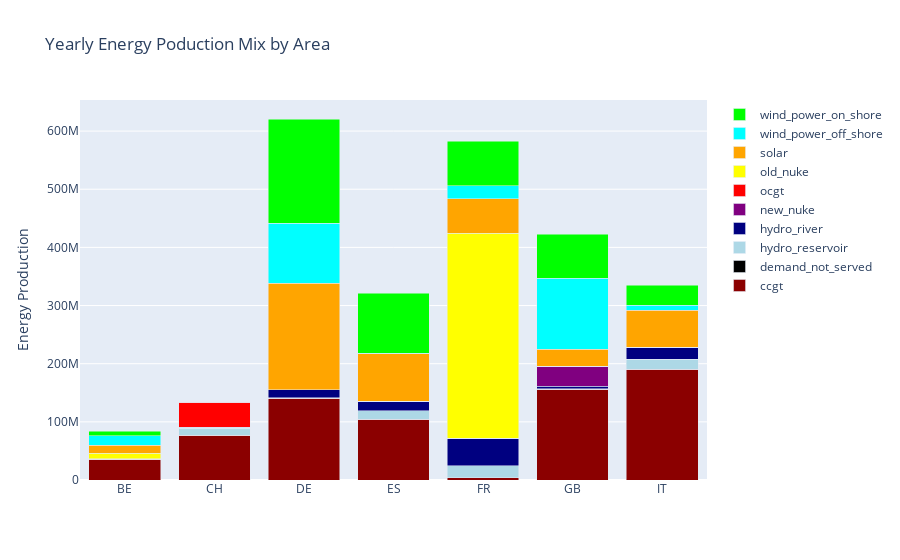

Source (notebook cell):
### Code cell
EnergyMixPlot(data)

### Figure 1 — Plotly figure (JSON) as saved in the notebook; plotly's stock layout.template omitted (floating-point values rounded to 4 significant figures)
{"data": [{"marker": {"color": "darkred"}, "name": "ccgt", "type": "bar", "x": ["BE", "CH", "DE", "ES", "FR", "GB", "IT"], "y": [35410000.0, 76870000.0, 140600000.0, 104900000.0, 3970000.0, 156000000.0, 190500000.0]}, {"marker": {"color": "black"}, "name": "demand_not_served", "type": "bar", "x": ["BE", "CH", "DE", "ES", "FR", "GB", "IT"], "y": [0, 0, 0, 0, 0, 0, 0]}, {"marker": {"color": "lightblue"}, "name": "hydro_reservoir", "type": "bar", "x": ["BE", "CH", "DE", "ES", "FR", "GB", "IT"], "y": [840400.0, 12170000.0, 910000.0, 14300000.0, 20790000.0, 859700.0, 17460000.0]}, {"marker": {"color": "navy"}, "name": "hydro_river", "type": "bar", "x": ["BE", "CH", "DE", "ES", "FR", "GB", "IT"], "y": [191100.0, 1320000.0, 13790000.0, 16620000.0, 46610000.0, 4235000.0, 20590000.0]}, {"marker": {"color": "purple"}, "name": "new_nuke", "type": "bar", "x": ["BE", "CH", "DE", "ES", "FR", "GB", "IT"], "y": [0, 0, 0, 0, 0, 34490000.0, 0]}, {"marker": {"color": "red"}, "name": "ocgt", "type": "bar", "x": ["BE", "CH", "DE", "ES", "FR", "GB", "IT"], "y": [244600.0, 43640000.0, 210500.0, 0, 0, 308700.0, 0]}, {"marker": {"color": "yellow"}, "name": "old_nuke", "type": "bar", "x": ["BE", "CH", "DE", "ES", "FR", "GB", "IT"], "y": [9346000.0, 0, 0, 0, 353100000.0, 0, 0]}, {"marker": {"color": "orange"}, "name": "solar", "type": "bar", "x": ["BE", "CH", "DE", "ES", "FR", "GB", "IT"], "y": [13590000.0, 454000.0, 182500000.0, 81720000.0, 58860000.0, 28860000.0, 63720000.0]}, {"marker": {"color": "cyan"}, "name": "wind_power_off_shore", "type": "bar", "x": ["BE", "CH", "DE", "ES", "FR", "GB", "IT"], "y": [16420000.0, 0, 103200000.0, 446600.0, 22470000.0, 122100000.0, 8201000.0]}, {"marker": {"color": "lime"}, "name": "wind_power_on_shore", "type": "bar", "visible": true, "x": ["BE", "CH", "DE", "ES", "FR", "GB", "IT"], "y": [7471000.0, 353400.0, 179700000.0, 103400000.0, 77080000.0, 75830000.0, 34490000.0]}], "layout": {"autosize": true, "barmode": "stack", "title": {"text": "Yearly Energy Poduction Mix by Area"}, "xaxis": {"autorange": true, "range": [-0.5, 6.5], "type": "category"}, "yaxis": {"autorange": true, "range": [0, 653400000.0], "title": {"text": "Energy Production"}, "type": "linear"}}}
